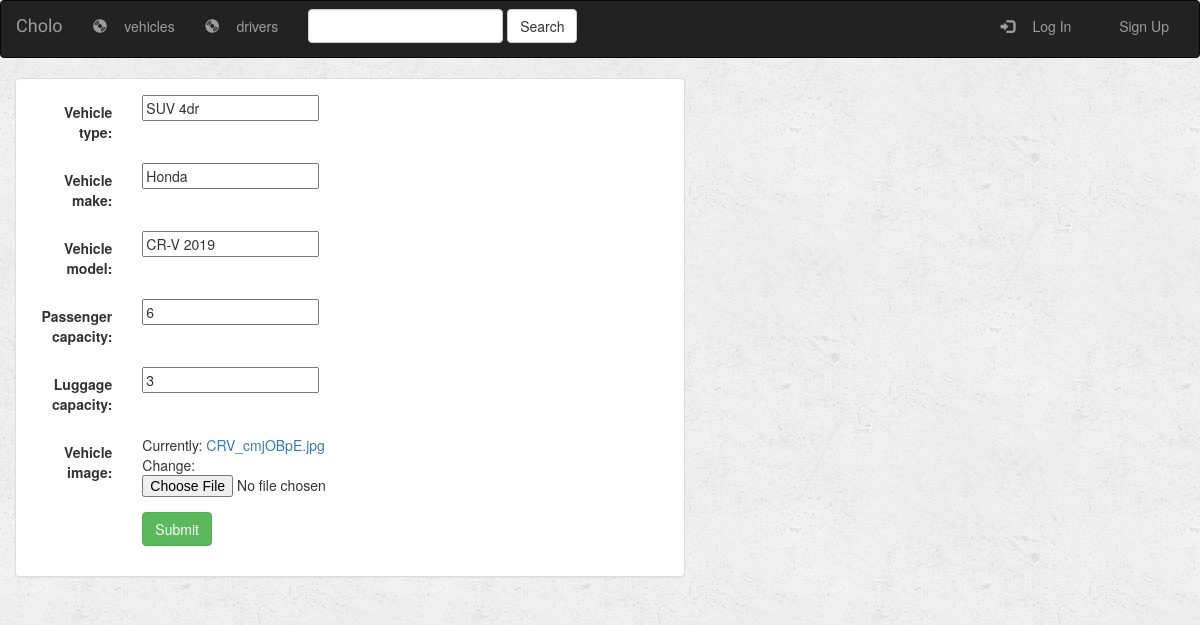
The page /uber/vehicle/2/ on the database its author committed.
### uber/models.py (models this page shows, shortened)
class Vehicle(models.Model):
    ID = models.AutoField(primary_key = True)
    vehicle_type = models.CharField(max_length=250,default="")
    vehicle_make = models.CharField(max_length=250,default='')
    vehicle_model = models.CharField(max_length=250,default='')
    passenger_capacity = models.IntegerField()
    luggage_capacity = models.IntegerField()
    vehicle_image= models.FileField()
    is_favourite = models.BooleanField(default=False)

### uber/views.py (the view)
# urls.py: path('vehicle/<pk>/', views.VehicleUpdate.as_view(), name='update_vehicle'),
class VehicleUpdate(UpdateView):
    model = Vehicle
    fields = ['ID','vehicle_type','vehicle_make','vehicle_model','passenger_capacity','luggage_capacity','vehicle_image']

### uber/templates/uber/vehicle_form.html (shortened to what this page needs)
{% extends 'uber/base.html'%}
{% block body%}
<div class="container-fluid">
    <div class="row">
        <div class="col-sm-12 col-md-7">
            <div class="panel panel-default">
                <div class="panel-body">
                    <form class="form-horizontal" action="" method="post" enctype="multipart/form-data">
                        {% include 'uber/form-template.html'%}
                        <div class="form-group">
                            <div class="col-sm-offset-2 col-sm-10">
                                <button type="submit" class="btn btn-success">Submit</button>
                            </div>
                        </div>
                    </form>
                </div>
            </div>
        </div>
    </div>
</div>
{% endblock %}

### uber/templates/uber/form-template.html (shortened to what this page needs)
{% for field in form %}
    <div class="form-group">
        <div class="col-sm-offset-2 col-sm-10">
        </div>
        <label class="control-label col-sm-2">{{ field.label_tag }}</label>
        <div class="col-sm-10">{{ field }}</div>
    </div>
{% endfor %}

### uber/static/uber/style.css (style rules this page uses)
body { background: white url("images/background.png"); }

### rows shown on the page
Vehicle: form "SUV 4dr" "Honda" "CR-V 2019" "6" "3"

### other values the page prints
{{ field.label_tag }} "Vehicle type:" "Vehicle make:" "Vehicle model:" "Passenger capacity:" "Luggage capacity:" "Vehicle image:"
